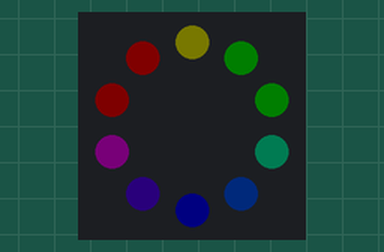
Bench run of a program on a simulated Circuit Playground running CircuitPython. Parts: the board's ring of 10 RGB LEDs (number 0 left of the top, counting anticlockwise). Dim RGB values are drawn brighter than linear.

Above: at 0.1 s.
At 0.51 s:
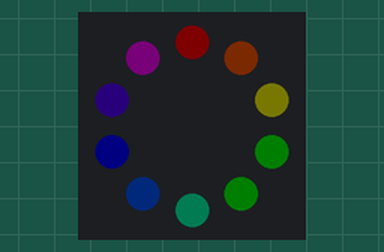
At 1.12 s:
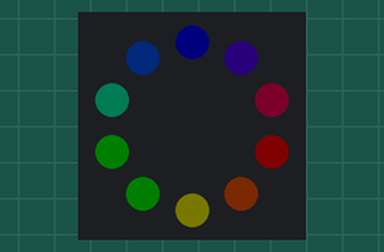
At 2.14 s:
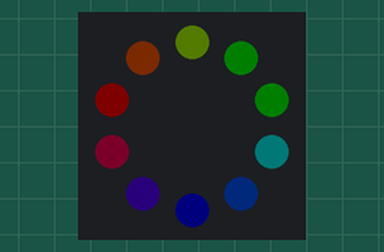
At 3.58 s:
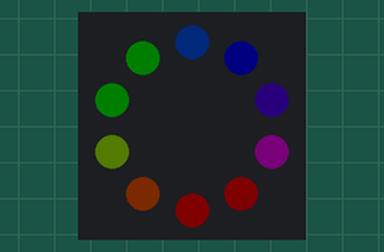
At 4.19 s:
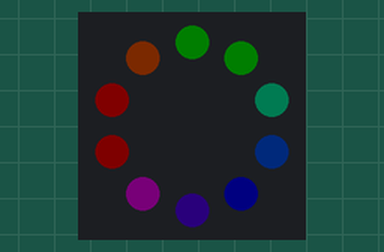

Measured:
- by itself, everything shown: repeats every 4.3 s, in 21 steps

The program:

rainbow2_animate.py
```python
# For library information, see:
# https://docs.circuitpython.org/projects/led-animation/en/latest/api.html#adafruit-led-animation-animation-rainbowchase
from adafruit_circuitplayground import cp
from adafruit_led_animation.animation.rainbowchase import RainbowChase

cp.pixels.brightness = 0.02
rainbow = RainbowChase(cp.pixels, speed=0.02, size=1, spacing=0, reverse=True, step=25)
while True:
    rainbow.animate()
```
